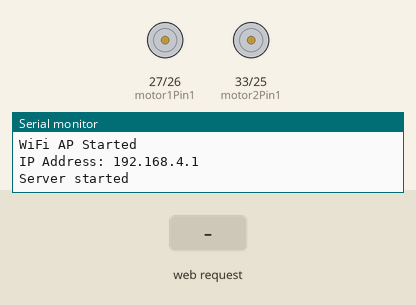
The sketch below on a simulated ESP32. On the bench: motor-driver pin pairs drawn as motors (green arrow = first pin HIGH = forward, orange = second pin HIGH = backward, longer = more drive, scaled by the enable pin), the last lines printed to the serial monitor. The test bench sets the inputs (shaded band).

Above: at 1.2 s.
1.3 s: HTTP request GET /drive?y=120 received
At 2.1 s:
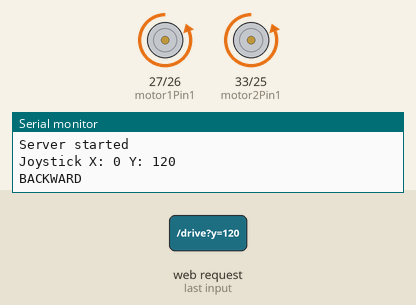
2.8 s: HTTP request GET /drive?x=120&y=120 received
At 3.3 s:
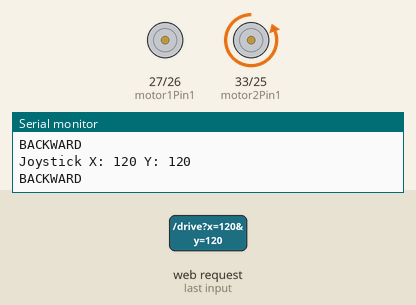
Timing chart, 0 to 5.8 s (numbered marks = the images above; inputs shaded):
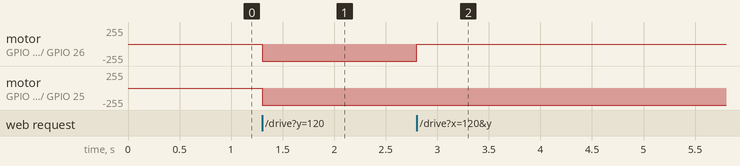

The sketch:

esp32_robocar_smoothspeedup.ino
```cpp
#include <WiFi.h>
#include <WebServer.h>

const char* ssid = "ROBOT";
const char* password = "12345678";

WebServer server(80);

// Motor pins
const int motor1Pin1 = 27;
const int motor1Pin2 = 26;
const int enable1Pin = 14;

const int motor2Pin1 = 33;
const int motor2Pin2 = 25;
const int enable2Pin = 32;

const int freq = 30000;
const int resolution = 8;

String webpage = R"rawliteral(
<!DOCTYPE html>
<html>
<head>
<meta name="viewport" content="width=device-width, initial-scale=1">
<title>Robot Joystick</title>

<style>
body { text-align:center; font-family:Arial; }
#joystick {
width:200px;
height:200px;
background:#ddd;
border-radius:50%;
margin:auto;
position:relative;
touch-action:none;
}
#stick {
width:80px;
height:80px;
background:#444;
border-radius:50%;
position:absolute;
left:60px;
top:60px;
}
</style>
</head>

<body>

<h2>Robot Joystick</h2>

<div id="joystick">
<div id="stick"></div>
</div>

<script>

let joy = document.getElementById("joystick");
let stick = document.getElementById("stick");

let centerX = 100;
let centerY = 100;

function move(e){

let rect = joy.getBoundingClientRect();

let x = e.touches[0].clientX - rect.left;
let y = e.touches[0].clientY - rect.top;

let dx = x - centerX;
let dy = y - centerY;

dx = Math.max(-80, Math.min(80, dx));
dy = Math.max(-80, Math.min(80, dy));

stick.style.left = (centerX + dx - 40) + "px";
stick.style.top = (centerY + dy - 40) + "px";

fetch(`/drive?x=${dx}&y=${dy}`);

}

function stop(){

stick.style.left = "60px";
stick.style.top = "60px";

fetch(`/drive?x=0&y=0`);

}

joy.addEventListener("touchmove", move);
joy.addEventListener("touchend", stop);

</script>

</body>
</html>
)rawliteral";


void stopMotors()
{
Serial.println("STOP");

digitalWrite(motor1Pin1,LOW);
digitalWrite(motor1Pin2,LOW);

digitalWrite(motor2Pin1,LOW);
digitalWrite(motor2Pin2,LOW);

ledcWrite(enable1Pin,0);
ledcWrite(enable2Pin,0);
}


void setup()
{

Serial.begin(115200);
Serial.println("ESP32 Robot Starting...");

pinMode(motor1Pin1,OUTPUT);
pinMode(motor1Pin2,OUTPUT);
pinMode(motor2Pin1,OUTPUT);
pinMode(motor2Pin2,OUTPUT);

ledcAttach(enable1Pin,freq,resolution);
ledcAttach(enable2Pin,freq,resolution);

WiFi.softAP(ssid,password);

Serial.println("WiFi AP Started");
Serial.print("IP Address: ");
Serial.println(WiFi.softAPIP());

server.on("/",[](){

Serial.println("Client opened webpage");
server.send(200,"text/html",webpage);

});

server.on("/drive",[](){

int x = server.arg("x").toInt();
int y = server.arg("y").toInt();

Serial.print("Joystick X: ");
Serial.print(x);
Serial.print(" Y: ");
Serial.println(y);

int speed = constrain(abs(y)*3,0,255);
int turn = constrain(abs(x)*3,0,255);

if(y < -10) // forward
{

Serial.println("FORWARD");

digitalWrite(motor1Pin1,HIGH);
digitalWrite(motor1Pin2,LOW);

digitalWrite(motor2Pin1,HIGH);
digitalWrite(motor2Pin2,LOW);

ledcWrite(enable1Pin, max(0,speed-turn));
ledcWrite(enable2Pin, speed);

}

else if(y > 10) // reverse
{

Serial.println("BACKWARD");

digitalWrite(motor1Pin1,LOW);
digitalWrite(motor1Pin2,HIGH);

digitalWrite(motor2Pin1,LOW);
digitalWrite(motor2Pin2,HIGH);

ledcWrite(enable1Pin, max(0,speed-turn));
ledcWrite(enable2Pin, speed);

}

else
{
stopMotors();
}

server.send(200,"text/plain","OK");

});

server.begin();

Serial.println("Server started");

}


void loop()
{
server.handleClient();
}
```

Measured:
- after the input at 1.3 s, motor on GPIO 27 (motor1Pin1) / GPIO 26 (motor1Pin2), motor on GPIO 33 (motor2Pin1) / GPIO 25 (motor2Pin2): stopped → backward 255/255 at once
- after the input at 2.8 s, motor on GPIO 27 (motor1Pin1) / GPIO 26 (motor1Pin2): backward 255/255 → stopped at once
